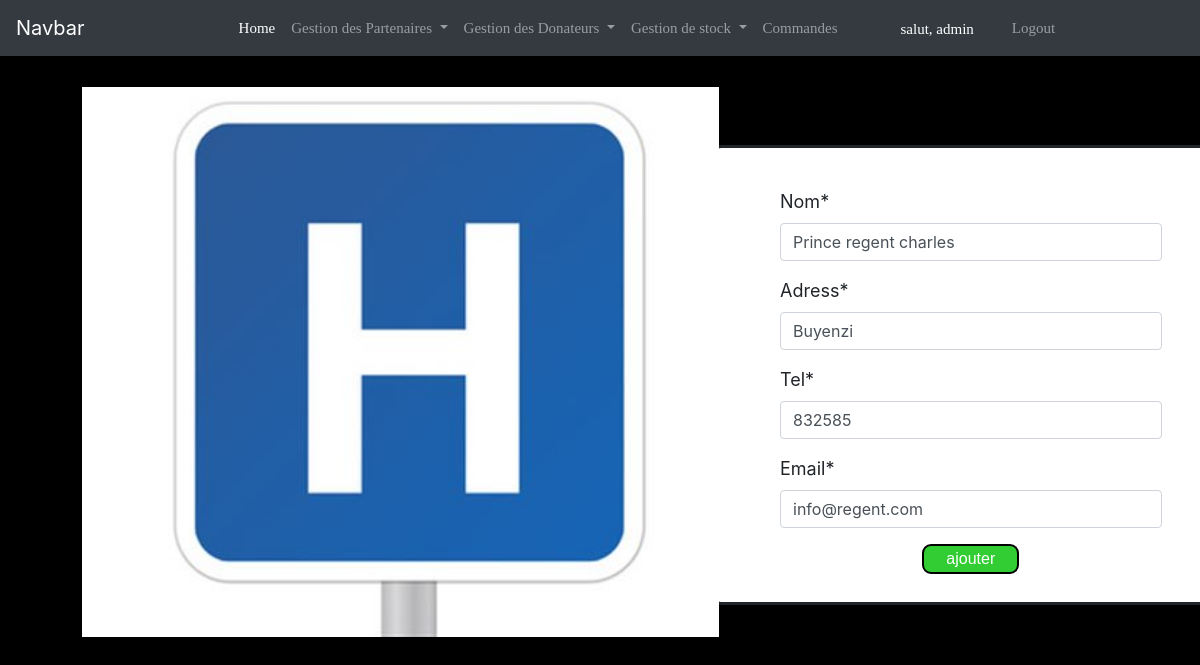
Page /update_hopitaux/2/ (signed in) on the committed database.
### blood_bank_app/models.py (models this page shows, shortened)
class Hopitaux(models.Model):
    user = models.OneToOneField(User, null=True, on_delete=models.CASCADE)
    nom = models.CharField(max_length=30)
    adress = models.CharField(max_length=30)
    tel = models.CharField(max_length=30)
    email = models.CharField(max_length=30)

### blood_bank_app/views.py (the view)
# urls.py: path('update_hopitaux/<str:pk>/', views.update_hopitaux, name='update_hopitaux'),
@login_required(login_url='login')
def update_hopitaux(request, pk):
    hopitaux = Hopitaux.objects.get(id=pk)
    form = HopitauxCreateForm(instance=hopitaux)
    if request.method == 'POST':
        form = HopitauxCreateForm(request.POST,instance=hopitaux)
        if form.is_valid():
            form.save()
            return redirect('/liste_hopitaux')
    context = {'form': form}
    return render(request,'app/create_hopitaux.html', context)

### blood_bank_app/forms.py
class HopitauxCreateForm(forms.ModelForm):
    class Meta:
        model = Hopitaux
        fields = ['nom', 'adress', 'tel', 'email']

### templates/app/create_hopitaux.html (shortened to what this page needs)
{% extends 'app/main.html' %}
{% load crispy_forms_tags %}
{% load static %}
{% block content %}
<body style="background-color: black;">
    <img src="{% static 'images/hopital.jpg' %}" alt="" style="width: 637px;height: 550px;margin-top: 31px;margin-left: 82px;">
 <div style="border-style: solid;border-radius: 9px;margin-top: -492px;width: 500px;margin-left: 712px;height: 460px;background-color: white;">
    <div class="col-lg-10 col-lg-offset-2" style="margin-left: 50px;font-size: large;margin-top: 40px;">
        <form action="" method="post">
            {{form|crispy}}
           <center><input type="submit" value="ajouter" style=" width: 97px;height: 30px;background-color: limegreen;border-style: solid;border-radius: 9px;color: white;font: icon;"></center>
        </form>
        </div>
 </div>
</body>
{% endblock %}

### templates/app/navbar.html (shortened to what this page needs)
 <!DOCTYPE html>
 <html lang="en">
 <head>
 </head>
 <body>
  <nav class="navbar navbar-expand-lg navbar-dark bg-dark">
    <a class="navbar-brand" href="{% url 'home' %}">Navbar</a>
    <div class="collapse navbar-collapse" id="navbarNav">
      <ul class="navbar-nav" style="margin-left: 130px;">
        <li class="nav-item active">
          <a class="nav-link" href="{% url 'home' %}" style="font-family: 'Dancing Script', cursive;font-size: 15px;">Home</a>
        </li>
        {% if request.user.is_staff %}
        <li class="nav-item dropdown">
          <a class="nav-link dropdown-toggle" href="#" id="navbarDropdownMenuLink" style="font-family: 'Dancing Script', cursive;font-size: 15px;" data-toggle="dropdown" aria-haspopup="true" aria-expanded="false">
           Gestion des Partenaires
          </a>
        </li>
        <li class="nav-item dropdown">
          <a class="nav-link dropdown-toggle" href="#" id="navbarDropdownMenuLink" style="font-family: 'Dancing Script', cursive;font-size: 15px;" data-toggle="dropdown" aria-haspopup="true" aria-expanded="false">
           Gestion des Donateurs
          </a>
        </li>
          <li class="nav-item dropdown">
          <a class="nav-link dropdown-toggle" href="#" id="navbarDropdownMenuLink" style="font-family: 'Dancing Script', cursive;font-size: 15px;" data-toggle="dropdown" aria-haspopup="true" aria-expanded="false">
           Gestion de stock
          </a>
        </li>
        <li class="nav-item ">
          <a class="nav-link" href="{% url 'commandes' %}" style="font-family: 'Dancing Script', cursive;font-size: 15px;">Commandes</a>
        </li>
        <span style="margin-top: 9px;margin-left: 55px;color: white;font-family: 'Dancing Script', cursive;font-size: 15px;">salut, {{request.user}}</span>
           {% endif%}
         <li class="nav-item">
            <a class="nav-link" href="{% url 'logout' %}" style="font-family: 'Dancing Script', cursive;margin-left:30px;font-size: 15px;">Logout</a>
          </li>
      </ul>
    </div>
  </nav>
 </body>
 </html>

### rows in the picture
Hopitaux: nom "Prince regent charles", adress "Buyenzi", tel "832585", email "info@regent.com"

### other values in the picture
{{ request.user }} "admin"
